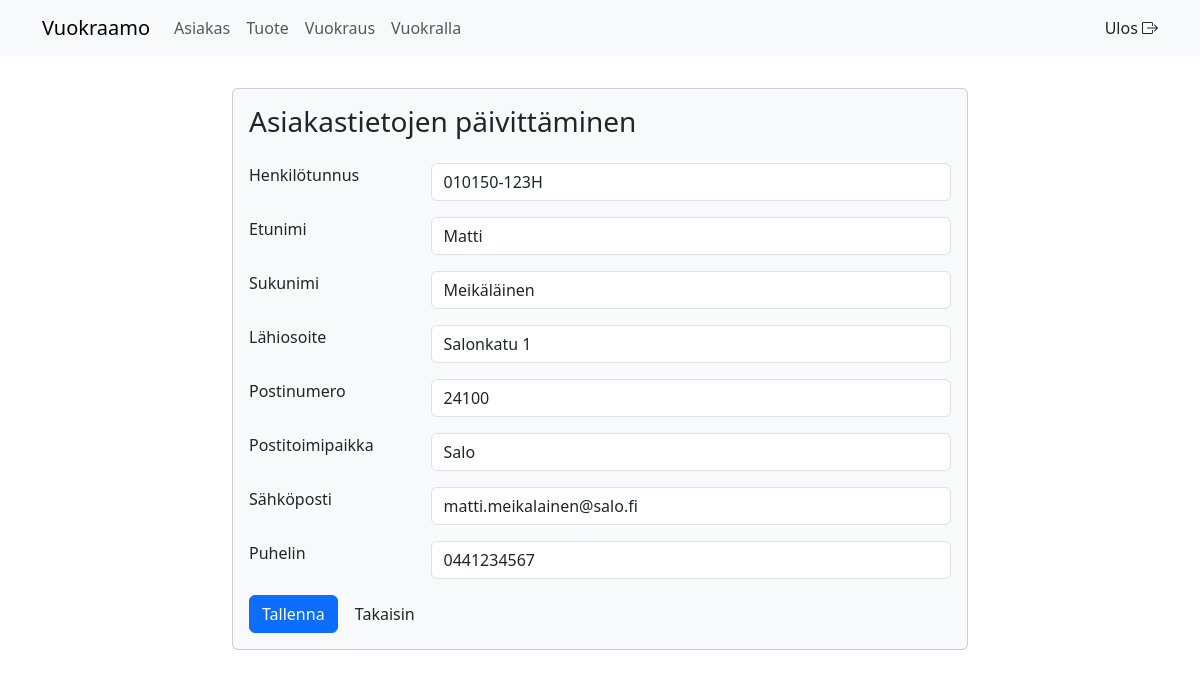
Screenshot of /paivita_asiakas.php?asiakasID=1 (signed in) with the database file from the repository.
### tables this page shows
CREATE TABLE `asiakas` (
  `asiakasID` int NOT NULL,
  `etunimi` varchar(100) NOT NULL,
  `sukunimi` varchar(100) NOT NULL,
  `sahkoposti` varchar(100) NOT NULL,
  `lahiosoite` varchar(100) NOT NULL,
  `postinumero` varchar(5) NOT NULL,
  `postitoimipaikka` varchar(100) NOT NULL,
  `puhelin` varchar(15) NOT NULL,
  `henkilotunnus` varchar(11) NOT NULL
);

### paivita_asiakas.php (the view, shortened to what this page needs)
<?php
require_once 'inc/database.php';
require_once 'inc/functions.php';
if (!empty($_POST)) {
  $asiakasID = intval($_POST['asiakasID']);
  $etunimi = $_POST['etunimi'];
  $sukunimi = $_POST['sukunimi'];
  $lahiosoite = $_POST['lahiosoite'];
  $postinumero = $_POST['postinumero'];
  $postitoimipaikka = $_POST['postitoimipaikka'];
  $puhelin = $_POST['puhelin'];
  $sahkoposti = $_POST['sahkoposti'];
  $henkilotunnus = $_POST['henkilotunnus'];
  $etunimiError = "";
  $sukunimiError = "";
  $lahiosoiteError = "";
  $postinumeroError = "";
  $postitoimipaikkaError = "";
  $puhelinError = "";
  $sahkopostiError = "";
  $henkilotunnusError = "";
  $valid = true;
  if(empty($etunimi)){
    $valid = false;
    $etunimiError = "Syötä etunimi";
  }
  if($valid && is_int($asiakasID) ){
    $sql = "UPDATE asiakas
            SET henkilotunnus = :henkilotunnus, etunimi = :etunimi,
                sukunimi = :sukunimi, lahiosoite = :lahiosoite,
                postinumero = :postinumero, postitoimipaikka = :postitoimipaikka, sahkoposti = :sahkoposti, puhelin = :puhelin
            WHERE asiakasID = :asiakasID";
    $stmt = $pdo->prepare($sql);
    $stmt->bindParam(':etunimi', $etunimi);
    $stmt->bindParam(':sukunimi', $sukunimi);
    $stmt->bindParam(':henkilotunnus', $henkilotunnus);
    $stmt->bindParam(':lahiosoite', $lahiosoite);
    $stmt->bindParam(':postinumero', $postinumero);
    $stmt->bindParam(':postitoimipaikka', $postitoimipaikka);
    $stmt->bindParam(':sahkoposti', $sahkoposti);
    $stmt->bindParam(':puhelin', $puhelin);
    $stmt->bindParam(':asiakasID', $asiakasID);
    $stmt->execute();
    header("Location: asiakas.php");
    exit;
  }
} else {
  $asiakasID = intval($_GET['asiakasID']) ?? null;
  $sql = "SELECT *
          FROM asiakas
          WHERE asiakasID = :asiakasID";
  $stmt = $pdo->prepare($sql);
  $stmt->bindParam('asiakasID', $asiakasID);
  $stmt->execute();
  $asiakas = $stmt->fetch(PDO::FETCH_OBJ);
}
include_once 'inc/header.php';
?>
<div class="container">
  <div class="row">
    <div class="col-8 mx-auto">
      <div class="card card-body bg-light mt-3">
        <h3>Asiakastietojen päivittäminen</h3>
        <form action="" method="POST" class="mt-3">
          <?= luoInputKentta('Henkilötunnus', 'henkilotunnus', $asiakas->henkilotunnus); ?>
          <?= luoInputKentta('Etunimi', 'etunimi', $asiakas->etunimi); ?>
          <?= luoInputKentta('Sukunimi', 'sukunimi', $asiakas->sukunimi); ?>
          <?= luoInputKentta('Lähiosoite', 'lahiosoite', $asiakas->lahiosoite); ?>
          <?= luoInputKentta('Postinumero', 'postinumero', $asiakas->postinumero); ?>
          <?= luoInputKentta('Postitoimipaikka', 'postitoimipaikka', $asiakas->postitoimipaikka); ?>
          <?= luoInputKentta('Sähköposti', 'sahkoposti', $asiakas->sahkoposti); ?>
          <?= luoInputKentta('Puhelin', 'puhelin', $asiakas->puhelin); ?>
          <button type="submit" class="btn btn-primary">Tallenna</button>
          <a href="asiakas.php" class="btn">Takaisin</a>
        </form>
      </div>
    </div>
  </div>
</div>
<?php
include_once 'inc/footer.php';

### inc/functions.php (shortened to what this page needs)
<?php
  function luoInputKentta($otsikko, $muuttujanNimi, $muuttujanArvo, $vainLuku = '', $kentanTyyppi = 'text', $virheviesti = ''){
    $html = "";
    $is_invalid = '';
    $html .= "<div class='row mb-3'>";
    $html .= "<label for='$muuttujanNimi' class='col-sm-3 form-label'>$otsikko</label>";
    $html .= "<div class='col-sm-9'>";
    $html .= "<input type='$kentanTyyppi' class='form-control $is_invalid' $vainLuku value='$muuttujanArvo' name='$muuttujanNimi'>";
    $html .= "<div class='invalid-feedback'>";
    $html .= "<small>$virheviesti</small>";
    $html .= "</div>";
    $html .= "</div>";
    $html .= "</div>";
    return $html;
  }

### rows the page displays
asiakas: henkilotunnus "010150-123H", etunimi "Matti", sukunimi "Meikäläinen", lahiosoite "Salonkatu 1", postinumero "24100", postitoimipaikka "Salo", sahkoposti "matti.meikalainen@salo.fi", puhelin "0441234567"

### other values shown
$otsikko "Henkilötunnus Etunimi Sukunimi Lähiosoite Postinumero Postitoimipaikka Sähköposti Puhelin"
